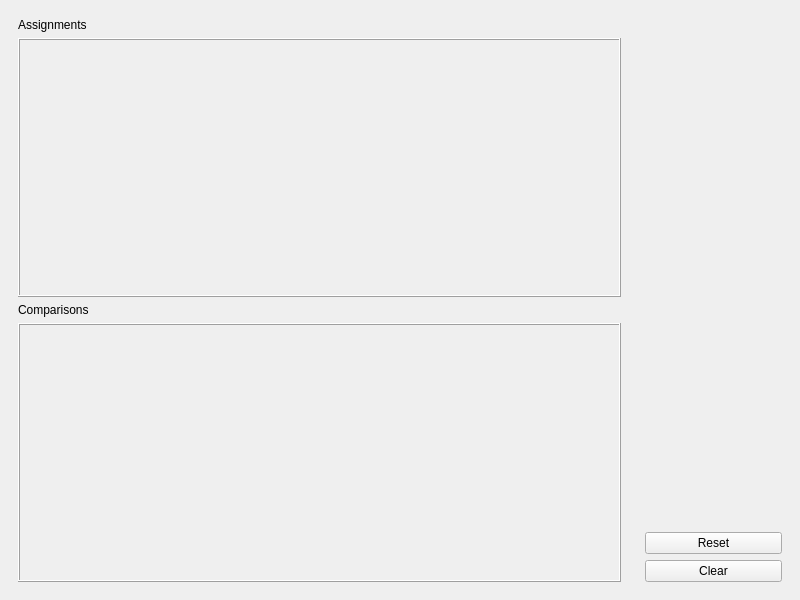
<?xml version="1.0" encoding="UTF-8"?>
<ui version="4.0">
 <class>MainWnd</class>
 <widget class="QMainWindow" name="MainWnd">
  <property name="geometry">
   <rect>
    <x>0</x>
    <y>0</y>
    <width>800</width>
    <height>600</height>
   </rect>
  </property>
  <property name="windowTitle">
   <string>MainWnd</string>
  </property>
  <widget class="QWidget" name="centralwidget">
   <layout class="QHBoxLayout" name="horizontalLayout">
    <item>
     <widget class="QWidget" name="plotsVWidget" native="true">
      <property name="sizePolicy">
       <sizepolicy hsizetype="Preferred" vsizetype="Preferred">
        <horstretch>4</horstretch>
        <verstretch>0</verstretch>
       </sizepolicy>
      </property>
      <layout class="QVBoxLayout" name="plotsVLayout">
       <item>
        <widget class="QLabel" name="label_2">
         <property name="text">
          <string>Assignments</string>
         </property>
        </widget>
       </item>
       <item>
        <widget class="QFrame" name="plotAsgns">
         <property name="sizePolicy">
          <sizepolicy hsizetype="Preferred" vsizetype="Preferred">
           <horstretch>0</horstretch>
           <verstretch>1</verstretch>
          </sizepolicy>
         </property>
         <property name="autoFillBackground">
          <bool>false</bool>
         </property>
         <property name="frameShape">
          <enum>QFrame::Box</enum>
         </property>
         <property name="frameShadow">
          <enum>QFrame::Raised</enum>
         </property>
        </widget>
       </item>
       <item>
        <widget class="QLabel" name="label">
         <property name="text">
          <string>Comparisons</string>
         </property>
        </widget>
       </item>
       <item>
        <widget class="QFrame" name="plotCmps">
         <property name="sizePolicy">
          <sizepolicy hsizetype="Preferred" vsizetype="Preferred">
           <horstretch>0</horstretch>
           <verstretch>1</verstretch>
          </sizepolicy>
         </property>
         <property name="autoFillBackground">
          <bool>false</bool>
         </property>
         <property name="frameShape">
          <enum>QFrame::Box</enum>
         </property>
         <property name="frameShadow">
          <enum>QFrame::Raised</enum>
         </property>
        </widget>
       </item>
      </layout>
     </widget>
    </item>
    <item>
     <widget class="QWidget" name="btnsVWidget" native="true">
      <property name="sizePolicy">
       <sizepolicy hsizetype="Preferred" vsizetype="Preferred">
        <horstretch>1</horstretch>
        <verstretch>0</verstretch>
       </sizepolicy>
      </property>
      <layout class="QVBoxLayout" name="btnsVLayout">
       <item>
        <widget class="QWidget" name="sortBtnsVWidget" native="true">
         <layout class="QVBoxLayout" name="sortBtnsVLayout"/>
        </widget>
       </item>
       <item>
        <spacer name="verticalSpacer">
         <property name="orientation">
          <enum>Qt::Vertical</enum>
         </property>
         <property name="sizeHint" stdset="0">
          <size>
           <width>20</width>
           <height>40</height>
          </size>
         </property>
        </spacer>
       </item>
       <item>
        <widget class="QPushButton" name="btnReset">
         <property name="text">
          <string>Reset</string>
         </property>
        </widget>
       </item>
       <item>
        <widget class="QPushButton" name="btnClear">
         <property name="text">
          <string>Clear</string>
         </property>
        </widget>
       </item>
      </layout>
     </widget>
    </item>
   </layout>
  </widget>
 </widget>
 <resources/>
 <connections/>
</ui>
